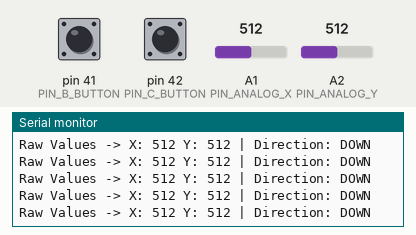
Recording of a sketch running on a simulated Arduino Mega 2560, built with avr-gcc and run on an emulated ATmega2560. On the bench: the last lines printed to the serial monitor. Inputs (shaded band) come from the test bench; at power-on: pin 41 (PIN_B_BUTTON) HIGH, pin 42 (PIN_C_BUTTON) HIGH, A1 (PIN_ANALOG_X) = 512, A2 (PIN_ANALOG_Y) = 512.

Above: at 1.2 s.
1.3 s: pin 41 (PIN_B_BUTTON) pulled LOW for 0.15 s
At 1.42 s:
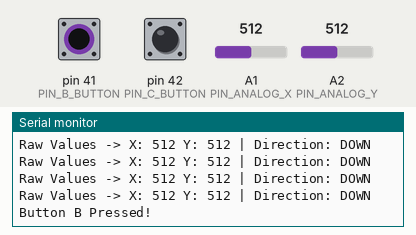
2.9 s: pin 42 (PIN_C_BUTTON) pulled LOW for 0.15 s
4.5 s: A1 (PIN_ANALOG_X) set to 716
At 4.55 s:
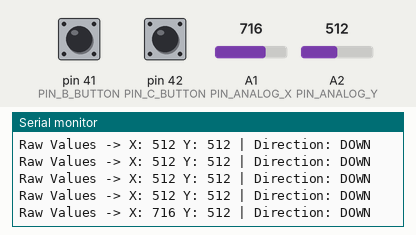
6.0 s: A2 (PIN_ANALOG_Y) set to 716
At 6.06 s:
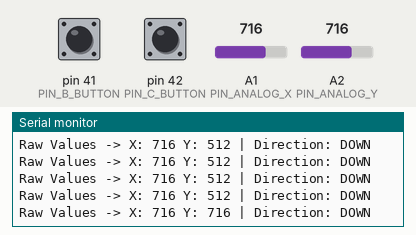
7.5 s: A1 (PIN_ANALOG_X) set to 900
At 7.58 s:
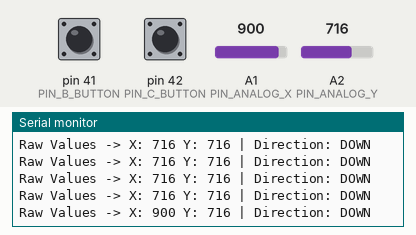
9.0 s: A2 (PIN_ANALOG_Y) set to 900
At 9.09 s:
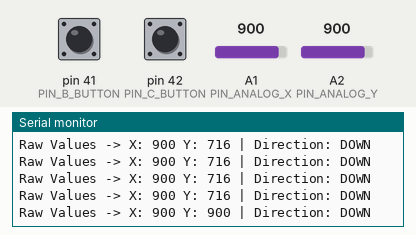
Timing chart, 0 to 11.5 s (numbered marks = the images above; inputs shaded):
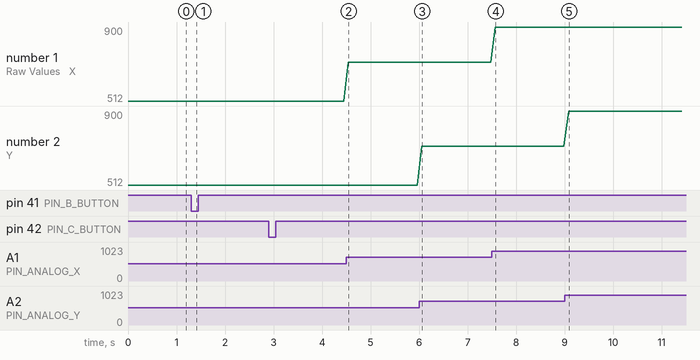

Measured:
- after the input at 1.3 s, the serial monitor: prints a new line after 0.12 s (image 1)
- after the input at 4.5 s, the serial monitor: prints a new line at once (image 2)
- after the input at 6.0 s, the serial monitor: prints a new line after 0.06 s (image 3)
- after the input at 7.5 s, the serial monitor: prints a new line after 0.07 s (image 4)
- after the input at 9.0 s, the serial monitor: prints a new line after 0.09 s (image 5)
- plotted number 1: 512 → 716 after the input at 4.5 s, 716 → 900 after the input at 7.5 s

The sketch:

navigation.ino
```cpp
////////////////////////////////////////////////
// Improved joystick and button detection code
////////////////////////////////////////////////
#define PIN_ANALOG_X 1
#define PIN_ANALOG_Y 2
#define PIN_B_BUTTON 41
#define PIN_C_BUTTON 42

#define THRESHOLD_LOW 2700
#define THRESHOLD_HIGH 2900

// Debouncing variables
#define DEBOUNCE_DELAY 50
unsigned long lastBButtonDebounceTime = 0;
unsigned long lastCButtonDebounceTime = 0;
int lastBButtonState = HIGH;
int lastCButtonState = HIGH;

void setup() {
  Serial.begin(115200);

  // Configure button pins as inputs with internal pull-up resistors
  pinMode(PIN_B_BUTTON, INPUT_PULLUP);
  pinMode(PIN_C_BUTTON, INPUT_PULLUP);
}

void loop() {
  //////////////////////////
  // Read the analog values
  //////////////////////////
  int xValue = analogRead(PIN_ANALOG_X);
  int yValue = analogRead(PIN_ANALOG_Y);

  // Debug output
  Serial.print("Raw Values -> X: ");
  Serial.print(xValue);
  Serial.print(" Y: ");
  Serial.print(yValue);
  Serial.print(" | Direction: ");

  // Check Y-axis direction first (prioritize up/down)
  if (yValue < THRESHOLD_LOW) {
    Serial.println("DOWN");
  }
  else if (yValue > THRESHOLD_HIGH) {
    Serial.println("UP");
  }
  // Check X-axis direction
  else if (xValue < THRESHOLD_LOW) {
    Serial.println("LEFT");
  }
  else if (xValue > THRESHOLD_HIGH) {
    Serial.println("RIGHT");
  }
  else {
    Serial.println("NEUTRAL");
  }

  /////////////////////////
  // Improved button handling
  /////////////////////////
  // Read current button states
  int currentBButtonState = digitalRead(PIN_B_BUTTON);
  int currentCButtonState = digitalRead(PIN_C_BUTTON);

  // Check B button with debouncing
  if (currentBButtonState != lastBButtonState) {
    lastBButtonDebounceTime = millis();
  }

  if ((millis() - lastBButtonDebounceTime) > DEBOUNCE_DELAY) {
    if (currentBButtonState == LOW) {  // Button is pressed (active LOW)
      Serial.println("Button B Pressed!");
    }
  }

  // Check C button with debouncing
  if (currentCButtonState != lastCButtonState) {
    lastCButtonDebounceTime = millis();
  }

  if ((millis() - lastCButtonDebounceTime) > DEBOUNCE_DELAY) {
    if (currentCButtonState == LOW) {  // Button is pressed (active LOW)
      Serial.println("Button C Pressed!");
    }
  }

  // Save the current button states
  lastBButtonState = currentBButtonState;
  lastCButtonState = currentCButtonState;

  // Shorter delay to improve responsiveness
  delay(100);  // Reduced from 500ms to 100ms
}
```
